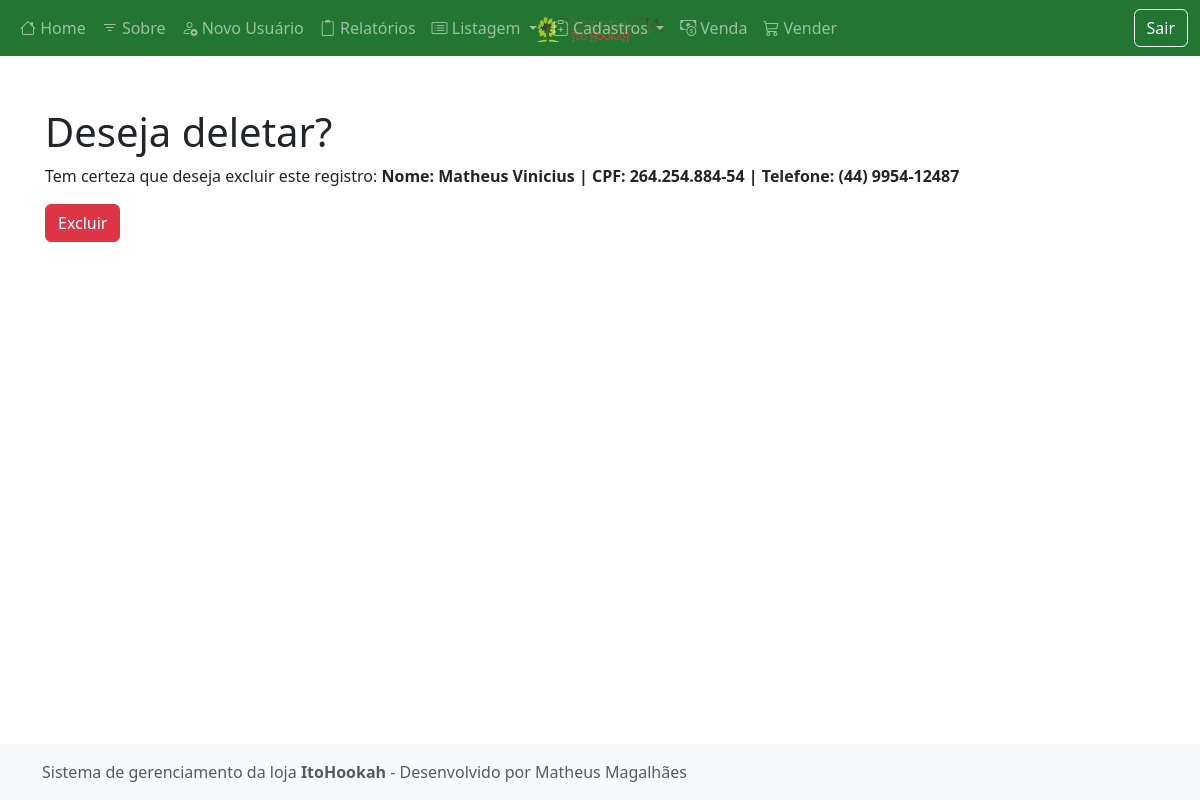
/excluir/cliente/1/ (signed in), run on an earlier commit of the app's database.
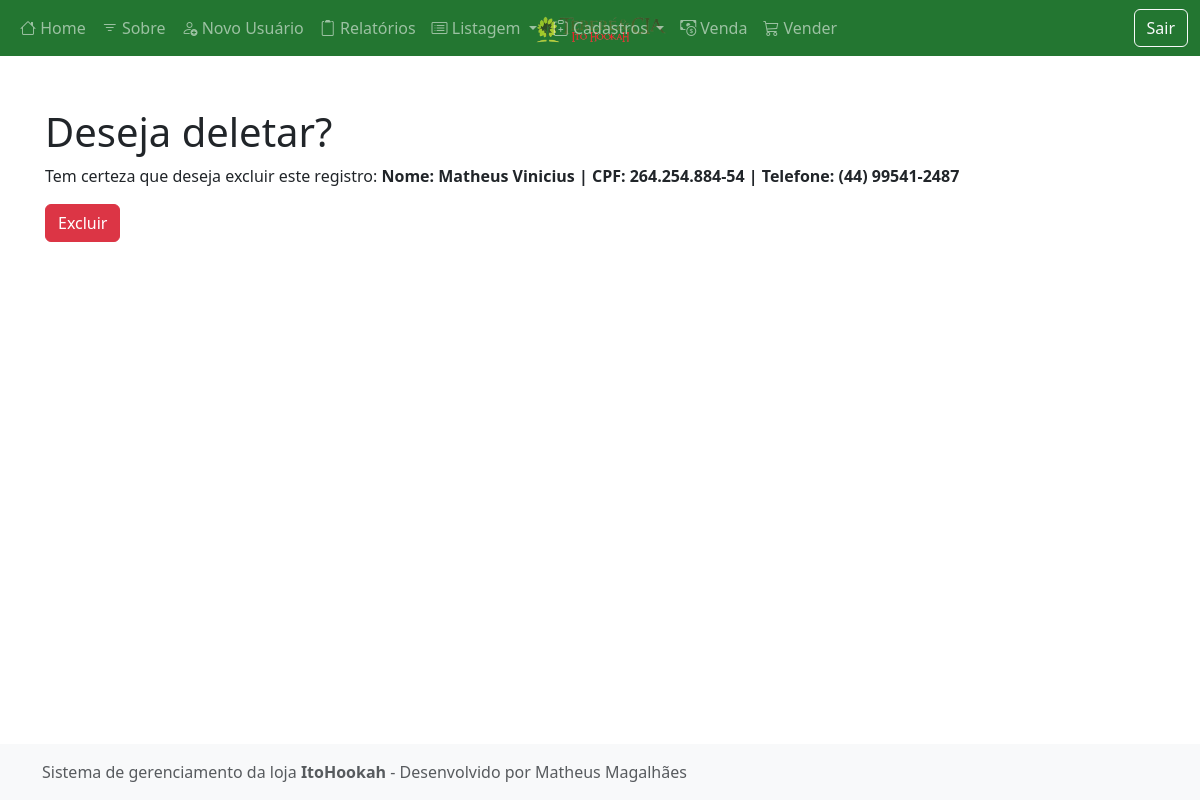
And on a later commit of the database.
### cadastros/models.py (models this page shows)
class Cliente(models.Model):
    nome = models.CharField(max_length=50, verbose_name="Nome")
    cpfCnpj = models.CharField(max_length=14, verbose_name="CPF", unique=True)
    telefone = models.CharField(max_length=15)
    endereco = models.CharField(max_length=300)
    cep = models.CharField(max_length=10, verbose_name="CEP")
    logradouro = models.CharField(max_length=100)
    numero = models.CharField(max_length=20, verbose_name="Número", null=True, blank=True)
    bairro = models.CharField(max_length=50, null=True, blank=True)
    cidade = models.CharField(max_length=50)
    cadastrado_em = models.DateTimeField(auto_now_add=True)
    atualizado_em = models.DateTimeField(auto_now=True)
    def __str__(self):
        return f"Nome: {self.nome} | CPF: {self.cpfCnpj} | Telefone: {self.telefone}"

### cadastros/views.py (the view)
# urls.py: path("excluir/cliente/<int:pk>/", ClienteDelete.as_view(), name="excluir-cliente"),
class ClienteDelete(LoginRequiredMixin, DeleteView):
    model = Cliente
    template_name = "cadastros/delete.html"
    success_url = reverse_lazy("listar-cliente")

### cadastros/templates/cadastros/delete.html (shortened to what this page needs)
{% extends "paginas/modelo.html" %}
{% load static %}
{% load crispy_forms_tags %}
{% block conteudo %}
<h1 class="mt-5">{{titulo|default:"Deseja deletar?"}}</h1>
<form action="" method="post">
    <p>
        Tem certeza que deseja excluir este registro: <b>{{object}}</b>
    </p>
    <button type="submit" class="btn btn-danger">Excluir</button>
</form>
{% endblock %}

What changed in the data, as far as the page shows it:
changed Cliente: nome+cpfCnpj+telefone "Nome: Matheus Vinicius | CPF: 264.254.884-54 | Telefone: (44) 9954-12487" → "Nome: Matheus Vinicius | CPF: 264.254.884-54 | Telefone: (44) 99541-2487"
